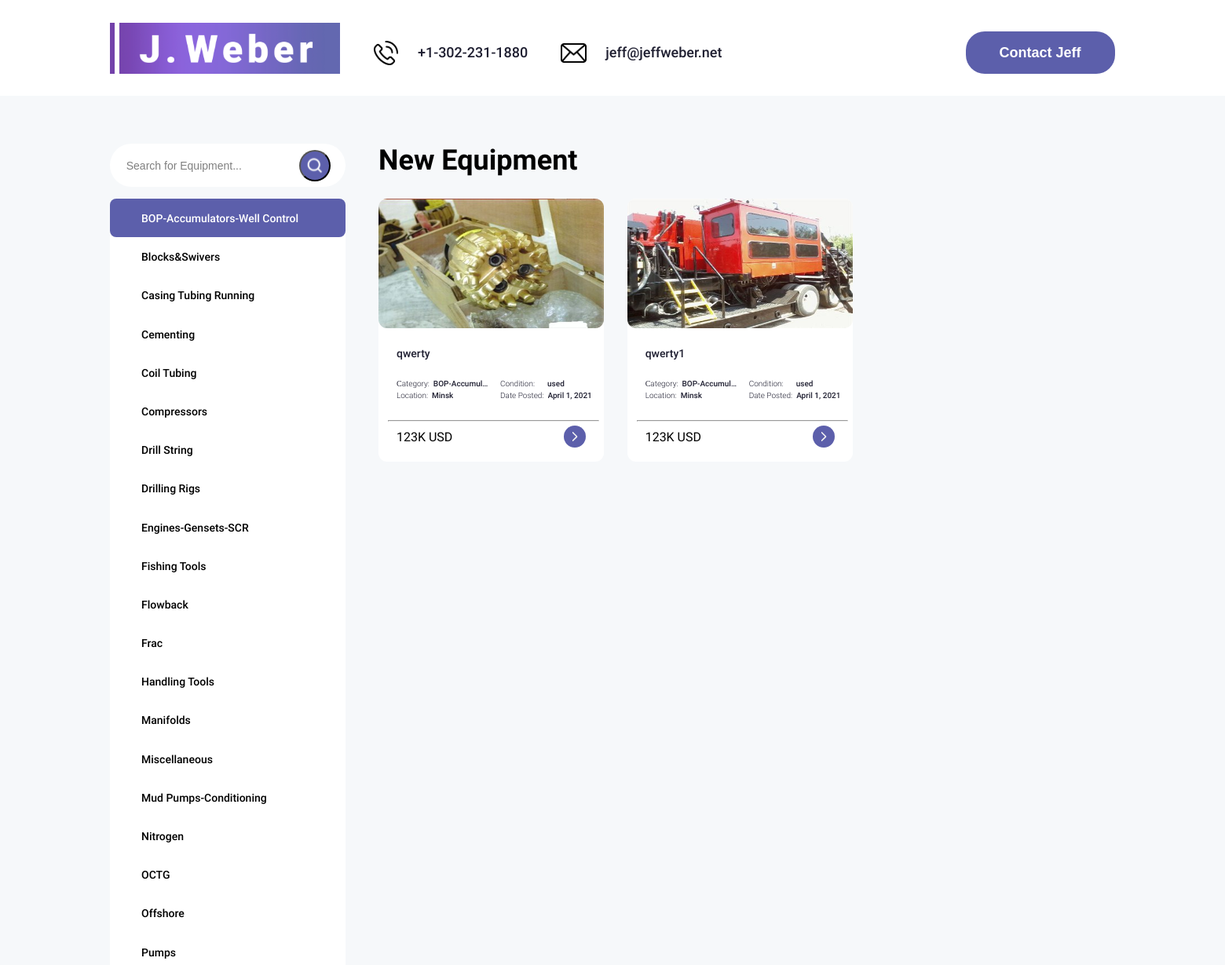
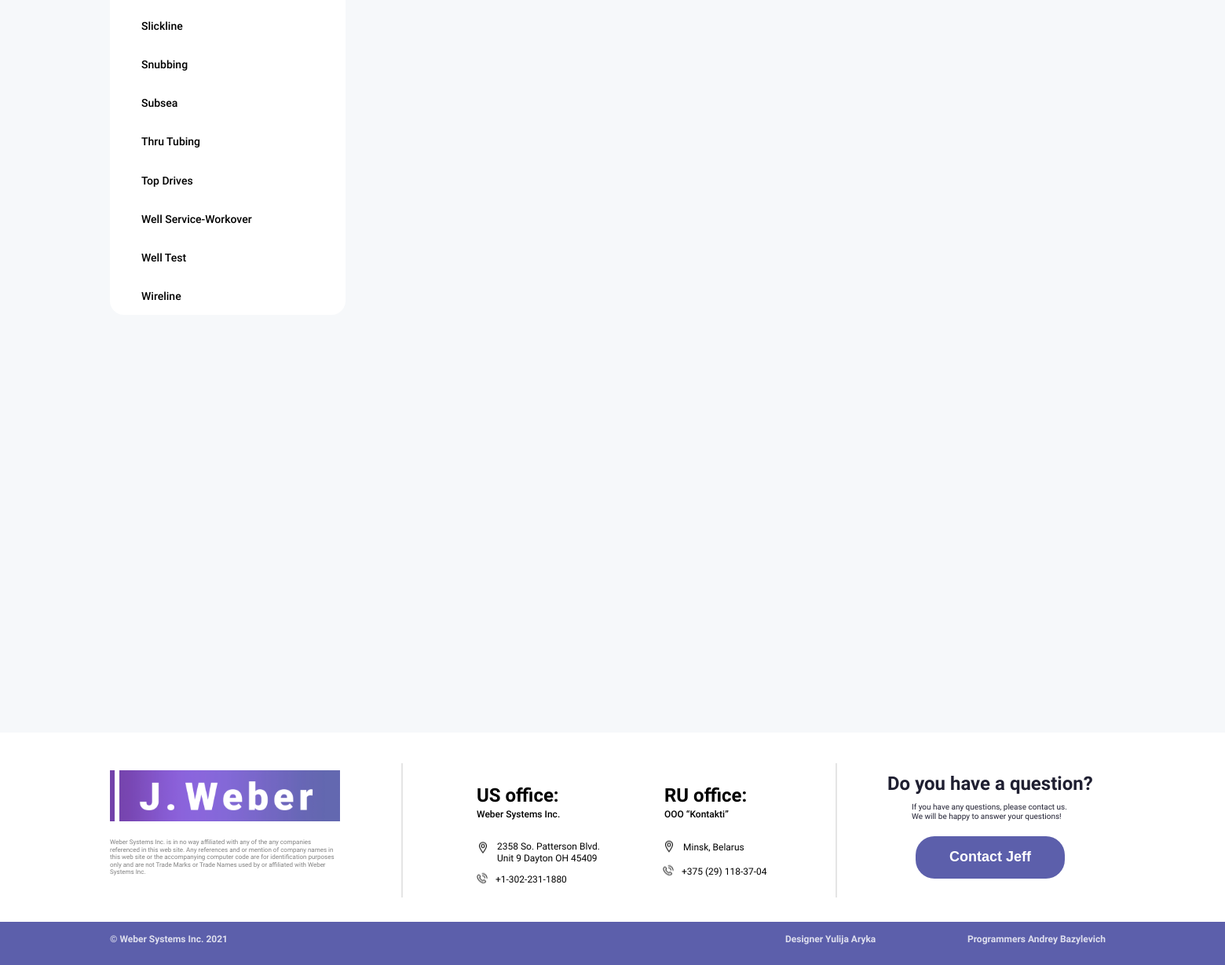
/bopaccumulatorswellcontrol/, run on the app's committed database (2 pictures, top to bottom).
### website/models.py (models this page shows, shortened)
class Category (models.Model):
    name = models.CharField(max_length=55)
    slug = models.SlugField(max_length=200, unique=True)
    class Meta:
        ordering = ('name',)
        verbose_name = 'category'
        verbose_name_plural = 'categories'
    def __str__(self):
        return self.name

class Product (models.Model):
    category = models.ForeignKey(Category, related_name='products', on_delete=models.CASCADE)
    title = models.CharField(max_length=100)
    slug = models.SlugField(max_length=200, db_index=True)
    image = models.ImageField(verbose_name='Image')
    condition = models.CharField(max_length=50, verbose_name='Condition')
    quantity = models.IntegerField(verbose_name='Quantity product')
    location = models.CharField(max_length=50)
    data_posted = models.DateField(auto_now=False, verbose_name='Date')
    price = models.CharField(max_length=50, verbose_name='Price')
    description = models.TextField(verbose_name='Description', null=True)
    html_description = models.TextField(verbose_name='HTML Description', null=True)
    available = models.BooleanField(default=True)
    class Meta:
        ordering = ('title',)
        index_together = (('id', 'slug'),)

### website/views.py (the view)
# urls.py: path('', views.base, name='base'),
def base(request, category_slug=None):
    category = None
    categories = Category.objects.all()
    products = Product.objects.filter(available=True)
    if category_slug:
        category = get_object_or_404(Category, slug=category_slug)
        products = products.filter(category=category)
    return render(request,
                  'base.html',
                  {'category': category,
                   'categories': categories,
                   'products': products})

### website/templates/base.html (shortened to what this page needs)
{% load static %}
<!DOCTYPE html>
<html lang="en">
{% block head %}
<head>
    <link rel="stylesheet" href="{% static 'styles/style.css'%}">
</head>
{% endblock %}
<body>
    {% block header %}
    <header class="header">
        <div class="wrapper">
           <div class="header_wrapper">
               <div class="header_logo">
                   <a href="{% url 'base' %}" class="header_logo-link">
                       <img src="{% static 'img/svg/logo.svg'%}" alt="logo" class="header_logo-pic">
                   </a>
               </div>
               <nav class="header_nav">
                   <div class="header_block">
                       <ul class="header_list">
                           <li class="header_item">
                               <div class="nav_wrapper">
                                   <img src="{% static 'img/svg/icon_phone.svg'%}" alt="icon phone" class="icon_phone">
                                   <a href="tel:13022311880" class="header_link">+1-302-231-1880</a>
                               </div>
                           </li>
                           <li class="header_item">
                               <div class="nav_wrapper">
                                   <img src="{% static 'img/svg/icon_message.svg'%}" alt="icon email" class="icon_email">
                                   <a href="mailto:jeff@jeffweber.net" class="header_link">jeff@jeffweber.net</a>
                               </div>
                           </li>
                       </ul>
                       <button class="btn" data-modal>Contact Jeff</button>
                   </div>
               </nav>
           </div>
        </div>
    </header>
    {% endblock %}
    <main class="main">
        <section class="intro">
            <div class="wrapper">
                {% block left %}
                <div class="left_block">
                     <form action="" method="post" class="search-form">
                         <div class="search_wrapper">
                             <input name="search" type="text" class="search_input" value="Search for Equipment...">
                             <button type="submit" class="search_button">
                                 <img src="{% static 'img/svg/lupa.svg'%}" alt="" class="search_icon" >
                             </button>
                         </div>
                    </form>
                    <form class="categories-form">
                        <div class="categories_wrapper">
                            {% for c in categories %}
                            <ul class="categories_items {% if category.slug == c.slug %} selected_category {% endif %}">
                                <li class="categories_item ">
                                    <a href="{% url 'category_detail' c.slug %}" >{{ c.name }}</a>
                                </li>
                            </ul>
                            {% endfor %}
                        </div>
                    </form>
                </div>
                {% endblock %}
                {% block right %}
                <div class="right_block">
                    <div class="title_right_block">
                        <h1>New Equipment</h1>
                    </div>
                    <div class="right_wrapper">
                        {% for product in products %}
                        <div class="card">
                            <a href="#!" ><img class="card_image"src="{{ product.image.url }}" alt=""></a>
                            <div class="card_descr">
                                <div class="card_title">
                                    <a href="#!">{{ product.title }}</a>
                                </div>
                                <div class="card_subtitle">
                                    <div class="title_category">
                                        <h1>Сategory:</h1>
                                        <a class="category_value" href="#!" >{{ product.category }}</a>
                                    </div>
                                    <div class="title_condition">
                                        <h1>Condition:</h1>
                                        <a href="#!" class="condition_value" >{{ product.condition }}</a>
                                    </div>
                                    <div class="title_location">
                                        <h1>Location:</h1>
                                        <a href="#!" class="location_value" >{{ product.location }}</a>
                                    </div>
                                    <div class="title_date">
                                        <h1>Date Posted:</h1>
                                        <a href="#!" class="date_value">{{ product.data_posted }}</a>
                                    </div>
                                </div>
                                <hr>
                                <div class="card_footer">
                                    <div class="card_price">{{ product.price }}</div>
                                        <a href="#!" class="card_button">
                                            <img src="{% static 'img/svg/button_right_block.svg'%}" alt="#!" class="card_icon">
                                        </a>
                                </div>
                            </div>
                        </div>
                        {% endfor %}
                    </div>
                </div>
                <div class="show_more">
                </div>
                {% endblock %}
            </div>
        </section>
    </main>
    {% block footer %}
    <footer class="footer">
        <div class="footer_up">
            <div class="wrapper">
                <div class="footer_up_left">
                    <div class="logo_footer_left">
                       <a href="/" class="footer_logo-link">
                           <img src="{% static 'img/svg/logo.svg'%}" alt="logo" class="footer_logo-pic">
                       </a>
                    </div>
                    <div class="footer_logo_text">
                        <h1>Weber Systems Inc. is in no way affiliated with any of the any companies referenced in this web site. Any references and or mention of company names in this web site or the accompanying computer code are for identification purposes only and are not Trade Marks or Trade Names used by or affiliated with Weber Systems Inc.</h1>
                    </div>
                </div>
                <hr>
                <div class="contact_centre_footer">
                    <div class="office_footer">
                        <div class="us_centre_footer">
                            <h1>US office:</h1>
                        </div>
                        <div class="ru_centre_footer">
                            <h1>RU office:</h1>
                        </div>
                        <div class="us_title_centre_footer">
                            <h1>Weber Systems Inc.</h1>
                        </div>
                        <div class="ru_title_centre_footer">
                            <h1>OOO “Kontakti”</h1>
                        </div>
                    </div>
                    <div class="contact_footer">
                        <div class="us_address_footer">
                            <div class="address_us_wrapper">
                                <img src="{% static 'img/svg/icon_location.svg'%}" alt="icon_location" class="icon_location">
                                <h1>2358 So. Patterson Blvd. Unit 9 Dayton OH 45409</h1>
                            </div>
                        </div>
                        <div class="blr_address_footer">
                            <div class="address_blr_wrapper">
                                <img src="{% static 'img/svg/icon_location.svg'%}" alt="icon_location" class="icon_location">
                                <h1>Minsk, Belarus</h1>
                            </div>
                        </div>
                        <div class="phone_us_footer">
                            <div class="phone_us_wrapper">
                                <img src="{% static 'img/svg/icon_phone_small.svg'%}" alt="icon_phone_small" class="icon_phone_small">
                                <h1>+1-302-231-1880</h1>
                            </div>
                        </div>
                        <div class="phone_blr_footer">
                            <div class="phone_blr_wrapper">
                                <img src="{% static 'img/svg/icon_phone_small.svg'%}" alt="icon_phone_small" class="icon_phone_small">
                                <h1>+375 (29) 118-37-04</h1>
                            </div>
                        </div>
                    </div>
                </div>
                <hr>
                <div class="footer_contact_jeff">
                    <div class="footer_text_question">
                        <h1>Do you have a question?</h1>
                    </div>
                    <div class="footer_text_question_two">
                        <h1>If you have any questions, please contact us. We will be happy to answer your questions!</h1>
                    </div>
                    <button class="footer_button" data-modal >Contact Jeff</button>
                </div>
            </div>
        </div>
        <div class="footer_down">
            <div class="wrapper">
                <div class="footer_wrapper">
                    <div class="title_left_footer"><h1>© Weber Systems Inc. 2021</h1></div>
                    <div class="designer"><h1>Designer Yulija Aryka</h1></div>
                    <div class="programmes"><h1>Programmers Andrey Bazylevich </h1></div>
                </div>
            </div>
        </div>
    </footer>
    {% endblock %}
</body>
</html>

### data on the page
Category: name "BOP-Accumulators-Well Control"
Category: name "Blocks&Swivers"
Category: name "Casing Tubing Running"
Category: name "Cementing"
Category: name "Coil Tubing"
Category: name "Compressors"
Category: name "Drill String"
Category: name "Drilling Rigs"
Category: name "Engines-Gensets-SCR"
Category: name "Fishing Tools"
Category: name "Flowback"
Category: name "Frac"
Category: name "Handling Tools"
Category: name "Manifolds"
Category: name "Miscellaneous"
Category: name "Mud Pumps-Conditioning"
Category: name "Nitrogen"
Category: name "OCTG"
Category: name "Offshore"
Category: name "Pumps"
Category: name "Slickline"
Category: name "Snubbing"
Category: name "Subsea"
Category: name "Thru Tubing"
Category: name "Top Drives"
Category: name "Well Service-Workover"
Category: name "Well Test"
Category: name "Wireline"
Product: image (picture), title "qwerty", category "BOP-Accumul…", condition "used", location "Minsk", data_posted "April 1, 2021", price "123K USD"
Product: image (picture), title "qwerty1", category "BOP-Accumul…", condition "used", location "Minsk", data_posted "April 1, 2021", price "123K USD"
